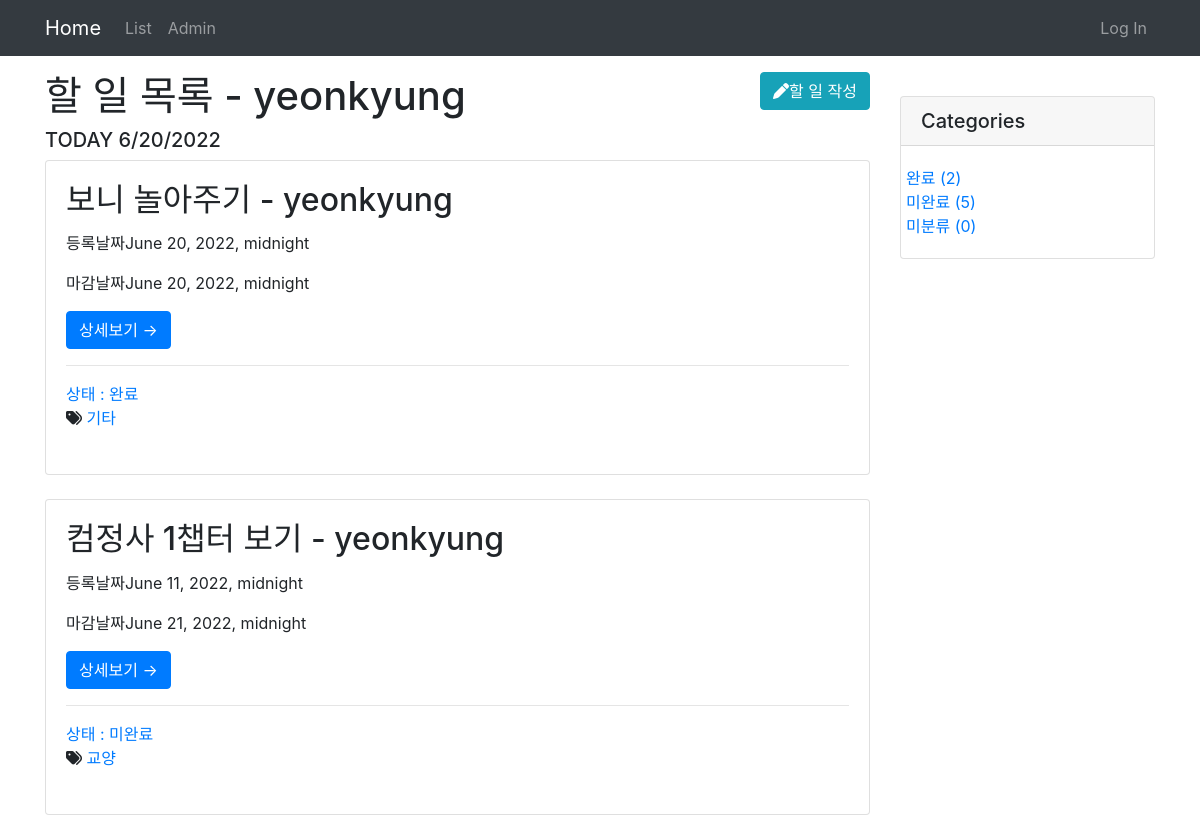
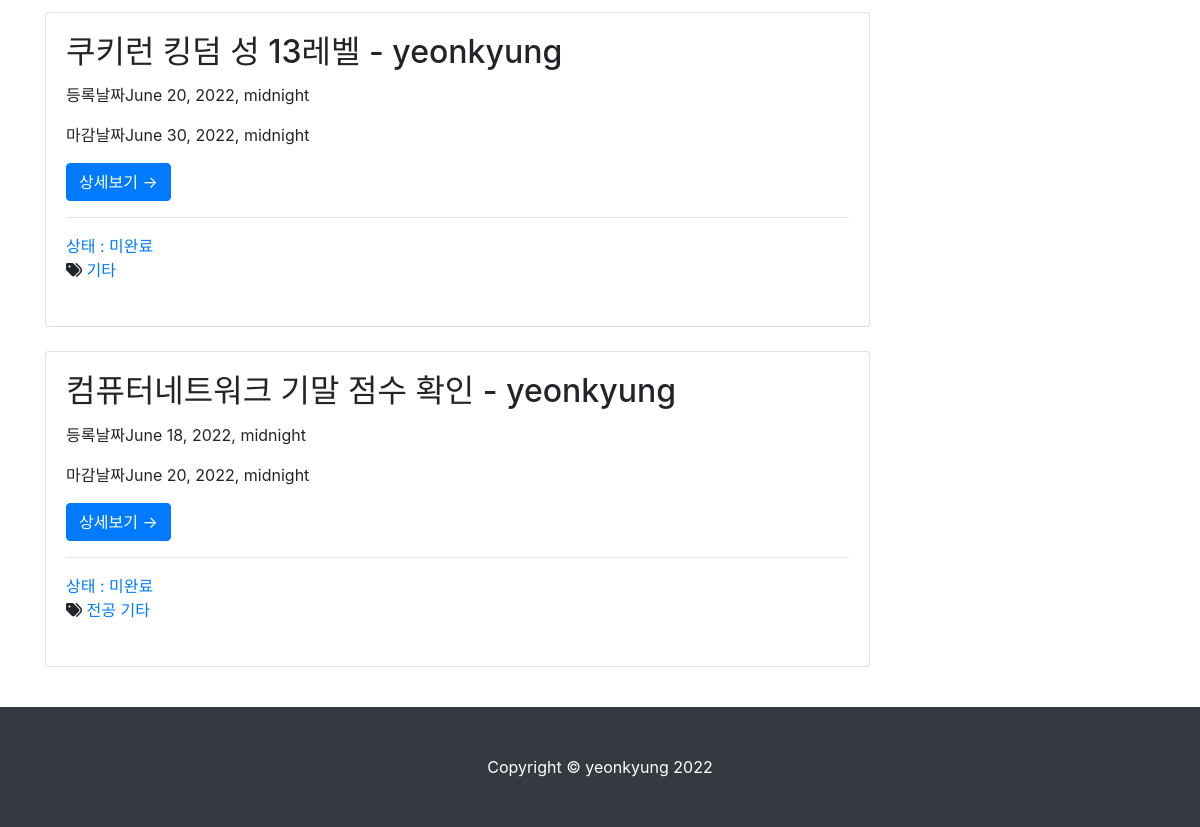
Before: /list/ (signed in) with the older database file (2 pictures, top to bottom).
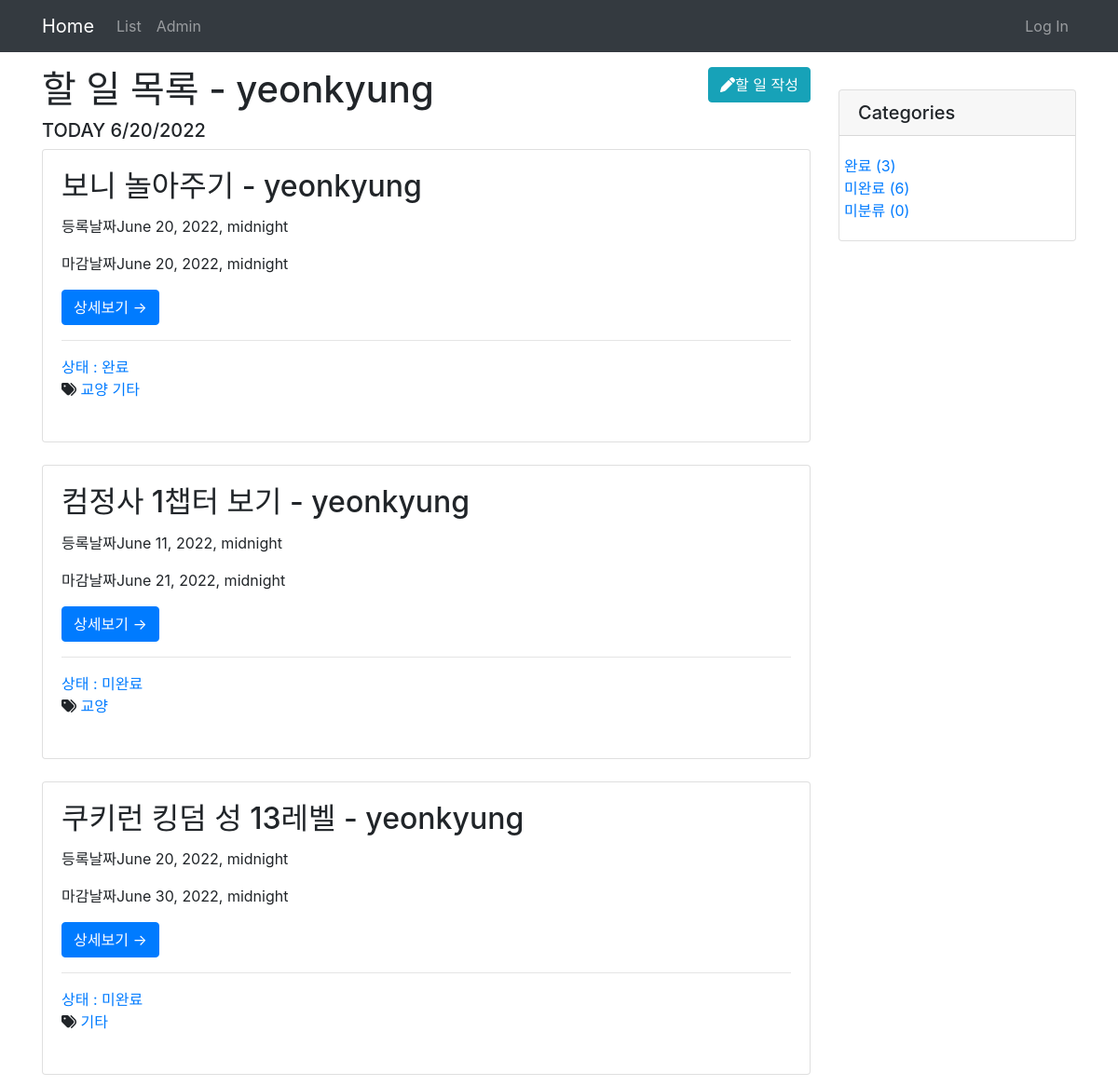
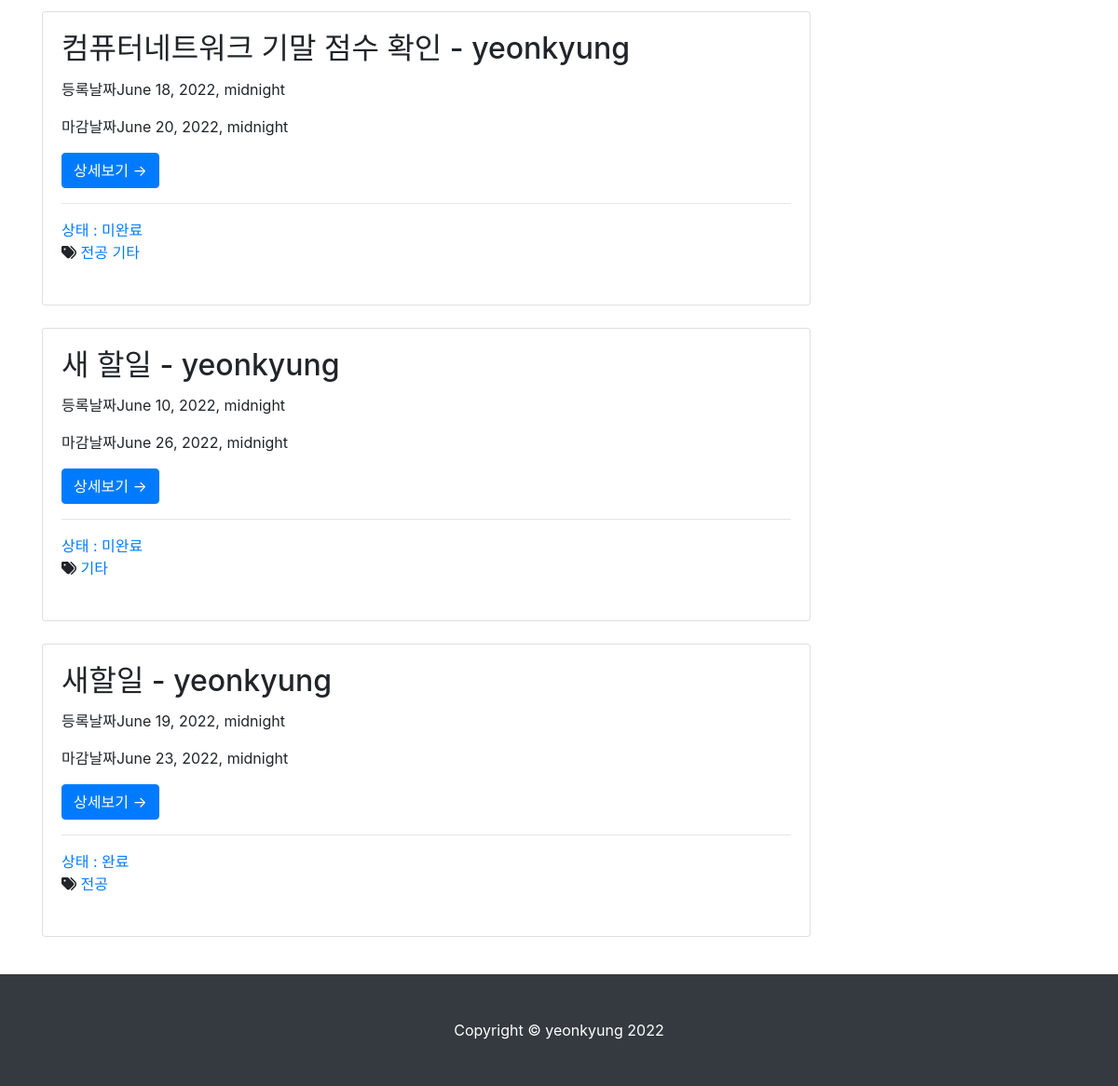
After: the same page with the newer database file (2 pictures, top to bottom).
### todo/models.py (models this page shows, shortened)
class Todo(models.Model):
    todo = models.CharField(max_length=30)
    description = models.TextField(null=True)
    created_at = models.DateTimeField(null=True)
    deadline = models.DateTimeField(null=True)
    category = models.ForeignKey(Category, on_delete=models.DO_NOTHING, blank=True, null=True)
    tags = models.ManyToManyField(Tag, blank=True)
    author = models.ForeignKey(User, on_delete=models.CASCADE, null=True, blank=True)
    def get_absolute_url(self):
        return f'/{self.pk}/'

class Category(models.Model):
    name = models.CharField(max_length=50, unique=True)
    slug = models.SlugField(max_length=200, unique=True, allow_unicode=True)
    def __str__(self):
        return self.name
    class Meta:
        verbose_name_plural = 'Categories'
    def get_absolute_url(self):
        return f'/category/{self.slug}/'

class Tag(models.Model):
    name = models.CharField(max_length=50, unique=True)
    slug = models.SlugField(max_length=200, unique=True, allow_unicode=True)
    def __str__(self):
        return self.name
    def get_absolute_url(self):
        return f'/tag/{self.slug}/'

### todo/views.py (the view)
# urls.py: path('list/', views.TodoList.as_view()),
class TodoList(ListView):
    model = Todo
    def get_context_data(self, *, object_list=None, **kwargs):
        context = super(TodoList,self).get_context_data()
        context['todos'] = Todo.objects.all()
        context['categories'] = Category.objects.all()
        context['no_category_count'] = Todo.objects.filter(category=None).count()
        return context

### todo/templates/todo/todo_list.html (shortened to what this page needs)
{% extends 'todo/base.html' %}
{% block main_area %}
    {% if user.is_authenticated %}
            <a class="btn btn-info btn_sm float-right" href="/create/" role="button">
                <i class="fas fa-pen"></i>할 일 작성</a>
    {% endif %}
    <h1>
        할 일 목록 - {{ user }}
    </h1>
    <h5>
        <div>TODAY
        </div>
    </h5>
    {% for t in todo_list %}
        {% if user == t.author %}
        <div class="card mb-4">
            <div class="card-body">
                <h2 class="card-title">{{ t.todo }} - {{ t.author }}</h2>
                <p class="card-text">등록날짜{{ t.created_at }}</p>
                <p class="card-text">마감날짜{{ t.deadline }}</p>
                <a href="{{ t.get_absolute_url }}" class="btn btn-primary">상세보기 &rarr;</a>
                <hr>
                {% if t.category %}
                    <a href = {{ t.category.get_absolute_url }}>상태 : {{ t.category }}</a>
                {% endif %}
                {% if t.tags.exists %}
                    <br />
                    <i class = "fas fa-tags"></i>
                    {% for tag in t.tags.iterator %}
                        <a href = {{ tag.get_absolute_url }}> {{ tag }}</a>
                    {% endfor %}
                    <br />
                    <br />
                {% endif %}
            </div>
        </div>
        {% endif %}
    {% endfor %}
{% endblock %}

### todo/templates/todo/base.html (shortened to what this page needs)
<!DOCTYPE html>
<html>
{% load static %}
<head>
        <link rel="stylesheet" href="{% static 'blog/bootstrap/bootstrap.min.css' %}" media="screen">
</head>
<body>
    {% include 'todo/navbar.html' %}
    <div class="container my-3">
        <div class="row">
            <div class="col-md-8 col-lg-9">
                {%  block main_area %}
                {%  endblock %}
            </div>
            <div class="col-md-4 col-lg-3">
                <div class="card my-4">
                    <h5 class="card-header">Categories</h5>
                    <div class="card-body">
                        <div class="row">
                            <ul class="list-unstyled mb-0">
                                {% for c in categories %}
                                    <li>
                                        <a href="{{ c.get_absolute_url }}">{{ c }} ({{ c.todo_set.count }})</a>
                                    </li>
                                {% endfor %}
                                    <li>
                                        <a href="/category/no-category"> 미분류 ({{ no_category_count }})</a>
                                    </li>
                            </ul>
                        </div>
                    </div>
                </div>
            </div>
        </div>
    </div>
{% include 'todo/footer.html' %}
</body>
</html>

### todo/templates/todo/navbar.html (shortened to what this page needs)
<nav class="navbar navbar-expand-lg navbar-dark bg-dark">
        <div class="container">
            <a class="navbar-brand" href="/">Home</a>
            <div class="collapse navbar-collapse" id="navbarNavDropdown">
                <ul class="navbar-nav">
                    <li class="nav-item">
                        <a class="nav-link" href="/list/">List</a>
                    </li>
                    <li class="nav-item">
                        <a class="nav-link" href="/admin/">Admin</a>
                    </li>
                </ul>
                <ul class="navbar-nav ml-auto">
                    <li class="nav-item">
                        <a class="nav-link" href="#" data-toggle="modal" data-target="#loginModal">Log In</a>
                    </li>
                </ul>
            </div>
        </div>
    </nav>

### todo/templates/todo/footer.html
<footer class="py-5 bg-dark">
    <div class="container">
        <p class="m-0 text-center text-white">
            Copyright &copy; yeonkyung 2022
        </p>
    </div>
</footer>

Changed rows visible on the page:
changed Todo "보니 놀아주기": gains Tag (name "교양")
added Todo: todo "새 할일", author "yeonkyung", created_at "June 10, 2022, midnight", deadline "June 26, 2022, midnight", category "미완료", Tag (name "기타")
added Todo: todo "새할일", author "yeonkyung", created_at "June 19, 2022, midnight", deadline "June 23, 2022, midnight", category "완료", Tag (name "전공")
computed for Category "완료": todo_set.count "2" → "3"
computed for Category "미완료": todo_set.count "5" → "6"
